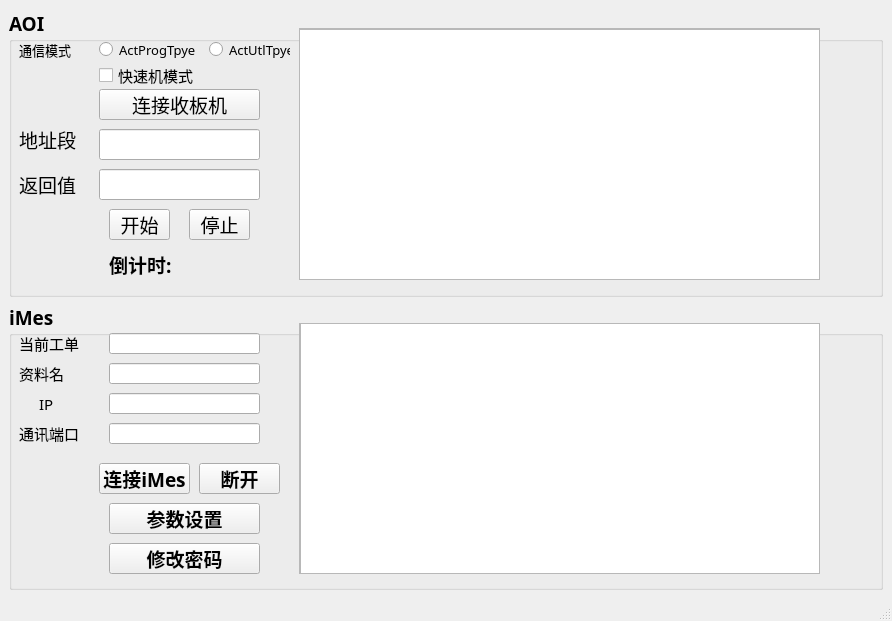
<?xml version="1.0" encoding="UTF-8"?>
<ui version="4.0">
 <class>MainWindow</class>
 <widget class="QMainWindow" name="MainWindow">
  <property name="geometry">
   <rect>
    <x>0</x>
    <y>0</y>
    <width>892</width>
    <height>621</height>
   </rect>
  </property>
  <property name="windowTitle">
   <string>MainWindow</string>
  </property>
  <widget class="QWidget" name="centralwidget">
   <layout class="QGridLayout" name="gridLayout">
    <item row="1" column="0">
     <widget class="QGroupBox" name="groupBox_2">
      <property name="font">
       <font>
        <family>Agency FB</family>
        <pointsize>14</pointsize>
        <weight>75</weight>
        <bold>true</bold>
       </font>
      </property>
      <property name="title">
       <string>iMes</string>
      </property>
      <widget class="QScrollArea" name="scrollArea_2">
       <property name="geometry">
        <rect>
         <x>290</x>
         <y>20</y>
         <width>521</width>
         <height>251</height>
        </rect>
       </property>
       <property name="widgetResizable">
        <bool>true</bool>
       </property>
       <widget class="QWidget" name="scrollAreaWidgetContents_2">
        <property name="geometry">
         <rect>
          <x>0</x>
          <y>0</y>
          <width>519</width>
          <height>249</height>
         </rect>
        </property>
        <widget class="QTextBrowser" name="textBrowser_2">
         <property name="geometry">
          <rect>
           <x>0</x>
           <y>-9</y>
           <width>521</width>
           <height>261</height>
          </rect>
         </property>
        </widget>
       </widget>
      </widget>
      <widget class="QLineEdit" name="lineEdit_3">
       <property name="geometry">
        <rect>
         <x>100</x>
         <y>30</y>
         <width>151</width>
         <height>21</height>
        </rect>
       </property>
       <property name="readOnly">
        <bool>true</bool>
       </property>
      </widget>
      <widget class="QLineEdit" name="lineEdit_4">
       <property name="geometry">
        <rect>
         <x>100</x>
         <y>60</y>
         <width>151</width>
         <height>21</height>
        </rect>
       </property>
      </widget>
      <widget class="QLineEdit" name="lineEdit_5">
       <property name="geometry">
        <rect>
         <x>100</x>
         <y>90</y>
         <width>151</width>
         <height>21</height>
        </rect>
       </property>
      </widget>
      <widget class="QLineEdit" name="lineEdit_6">
       <property name="geometry">
        <rect>
         <x>100</x>
         <y>120</y>
         <width>151</width>
         <height>21</height>
        </rect>
       </property>
      </widget>
      <widget class="QLabel" name="label_4">
       <property name="geometry">
        <rect>
         <x>10</x>
         <y>30</y>
         <width>81</width>
         <height>21</height>
        </rect>
       </property>
       <property name="font">
        <font>
         <family>Agency FB</family>
         <pointsize>11</pointsize>
         <weight>50</weight>
         <bold>false</bold>
        </font>
       </property>
       <property name="text">
        <string>当前工单</string>
       </property>
      </widget>
      <widget class="QLabel" name="label_5">
       <property name="geometry">
        <rect>
         <x>10</x>
         <y>60</y>
         <width>71</width>
         <height>20</height>
        </rect>
       </property>
       <property name="font">
        <font>
         <family>Agency FB</family>
         <pointsize>11</pointsize>
         <weight>50</weight>
         <bold>false</bold>
        </font>
       </property>
       <property name="text">
        <string>资料名</string>
       </property>
      </widget>
      <widget class="QLabel" name="label_6">
       <property name="geometry">
        <rect>
         <x>30</x>
         <y>90</y>
         <width>21</width>
         <height>21</height>
        </rect>
       </property>
       <property name="font">
        <font>
         <family>Agency FB</family>
         <pointsize>11</pointsize>
         <weight>50</weight>
         <bold>false</bold>
        </font>
       </property>
       <property name="text">
        <string>IP</string>
       </property>
      </widget>
      <widget class="QLabel" name="label_7">
       <property name="geometry">
        <rect>
         <x>10</x>
         <y>120</y>
         <width>81</width>
         <height>21</height>
        </rect>
       </property>
       <property name="font">
        <font>
         <family>Agency FB</family>
         <pointsize>11</pointsize>
         <weight>50</weight>
         <bold>false</bold>
        </font>
       </property>
       <property name="text">
        <string>通讯端口</string>
       </property>
      </widget>
      <widget class="QPushButton" name="pushButton_4">
       <property name="geometry">
        <rect>
         <x>90</x>
         <y>160</y>
         <width>91</width>
         <height>31</height>
        </rect>
       </property>
       <property name="text">
        <string>连接iMes</string>
       </property>
      </widget>
      <widget class="QPushButton" name="pushButton_5">
       <property name="geometry">
        <rect>
         <x>190</x>
         <y>160</y>
         <width>81</width>
         <height>31</height>
        </rect>
       </property>
       <property name="text">
        <string>断开</string>
       </property>
      </widget>
      <widget class="QPushButton" name="pushButton_6">
       <property name="geometry">
        <rect>
         <x>100</x>
         <y>200</y>
         <width>151</width>
         <height>31</height>
        </rect>
       </property>
       <property name="text">
        <string>参数设置</string>
       </property>
      </widget>
      <widget class="QPushButton" name="pushButton_Modify_Password">
       <property name="geometry">
        <rect>
         <x>100</x>
         <y>240</y>
         <width>151</width>
         <height>31</height>
        </rect>
       </property>
       <property name="text">
        <string>修改密码</string>
       </property>
      </widget>
     </widget>
    </item>
    <item row="0" column="0">
     <widget class="QGroupBox" name="groupBox">
      <property name="font">
       <font>
        <family>Agency FB</family>
        <pointsize>14</pointsize>
        <weight>75</weight>
        <bold>true</bold>
       </font>
      </property>
      <property name="title">
       <string>AOI</string>
      </property>
      <widget class="QTextBrowser" name="textBrowser">
       <property name="geometry">
        <rect>
         <x>290</x>
         <y>20</y>
         <width>521</width>
         <height>251</height>
        </rect>
       </property>
      </widget>
      <widget class="QRadioButton" name="radioButton">
       <property name="geometry">
        <rect>
         <x>90</x>
         <y>25</y>
         <width>101</width>
         <height>31</height>
        </rect>
       </property>
       <property name="font">
        <font>
         <pointsize>10</pointsize>
         <weight>50</weight>
         <bold>false</bold>
        </font>
       </property>
       <property name="text">
        <string>ActProgTpye</string>
       </property>
      </widget>
      <widget class="QScrollArea" name="scrollArea">
       <property name="geometry">
        <rect>
         <x>290</x>
         <y>19</y>
         <width>521</width>
         <height>251</height>
        </rect>
       </property>
       <property name="widgetResizable">
        <bool>true</bool>
       </property>
       <widget class="QWidget" name="scrollAreaWidgetContents">
        <property name="geometry">
         <rect>
          <x>0</x>
          <y>0</y>
          <width>519</width>
          <height>249</height>
         </rect>
        </property>
       </widget>
      </widget>
      <widget class="QRadioButton" name="radioButton_2">
       <property name="geometry">
        <rect>
         <x>200</x>
         <y>25</y>
         <width>81</width>
         <height>31</height>
        </rect>
       </property>
       <property name="font">
        <font>
         <pointsize>10</pointsize>
         <weight>50</weight>
         <bold>false</bold>
        </font>
       </property>
       <property name="text">
        <string>ActUtlTpye</string>
       </property>
      </widget>
      <widget class="QPushButton" name="pushButton">
       <property name="geometry">
        <rect>
         <x>90</x>
         <y>80</y>
         <width>161</width>
         <height>31</height>
        </rect>
       </property>
       <property name="font">
        <font>
         <family>Agency FB</family>
         <pointsize>14</pointsize>
         <weight>50</weight>
         <bold>false</bold>
        </font>
       </property>
       <property name="text">
        <string>连接收板机</string>
       </property>
      </widget>
      <widget class="QLineEdit" name="lineEdit">
       <property name="geometry">
        <rect>
         <x>90</x>
         <y>120</y>
         <width>161</width>
         <height>31</height>
        </rect>
       </property>
      </widget>
      <widget class="QLineEdit" name="lineEdit_2">
       <property name="geometry">
        <rect>
         <x>90</x>
         <y>160</y>
         <width>161</width>
         <height>31</height>
        </rect>
       </property>
      </widget>
      <widget class="QLabel" name="label">
       <property name="geometry">
        <rect>
         <x>10</x>
         <y>120</y>
         <width>81</width>
         <height>21</height>
        </rect>
       </property>
       <property name="font">
        <font>
         <pointsize>14</pointsize>
         <weight>50</weight>
         <bold>false</bold>
        </font>
       </property>
       <property name="text">
        <string>地址段</string>
       </property>
      </widget>
      <widget class="QLabel" name="label_2">
       <property name="geometry">
        <rect>
         <x>10</x>
         <y>160</y>
         <width>81</width>
         <height>31</height>
        </rect>
       </property>
       <property name="font">
        <font>
         <family>Agency FB</family>
         <pointsize>14</pointsize>
         <weight>50</weight>
         <bold>false</bold>
        </font>
       </property>
       <property name="text">
        <string>返回值</string>
       </property>
      </widget>
      <widget class="QLabel" name="label_3">
       <property name="geometry">
        <rect>
         <x>10</x>
         <y>30</y>
         <width>81</width>
         <height>21</height>
        </rect>
       </property>
       <property name="font">
        <font>
         <pointsize>10</pointsize>
         <weight>50</weight>
         <bold>false</bold>
        </font>
       </property>
       <property name="text">
        <string>通信模式</string>
       </property>
      </widget>
      <widget class="QPushButton" name="pushButton_2">
       <property name="geometry">
        <rect>
         <x>100</x>
         <y>200</y>
         <width>61</width>
         <height>31</height>
        </rect>
       </property>
       <property name="font">
        <font>
         <family>Agency FB</family>
         <pointsize>14</pointsize>
         <weight>50</weight>
         <bold>false</bold>
        </font>
       </property>
       <property name="text">
        <string>开始</string>
       </property>
      </widget>
      <widget class="QPushButton" name="pushButton_3">
       <property name="geometry">
        <rect>
         <x>180</x>
         <y>200</y>
         <width>61</width>
         <height>31</height>
        </rect>
       </property>
       <property name="font">
        <font>
         <family>Agency FB</family>
         <pointsize>14</pointsize>
         <weight>50</weight>
         <bold>false</bold>
        </font>
       </property>
       <property name="text">
        <string>停止</string>
       </property>
      </widget>
      <widget class="QLabel" name="label_8">
       <property name="geometry">
        <rect>
         <x>100</x>
         <y>240</y>
         <width>81</width>
         <height>31</height>
        </rect>
       </property>
       <property name="text">
        <string>倒计时:</string>
       </property>
      </widget>
      <widget class="QLabel" name="label_9">
       <property name="geometry">
        <rect>
         <x>180</x>
         <y>240</y>
         <width>72</width>
         <height>31</height>
        </rect>
       </property>
       <property name="text">
        <string/>
       </property>
      </widget>
      <widget class="QCheckBox" name="checkBox">
       <property name="geometry">
        <rect>
         <x>90</x>
         <y>57</y>
         <width>131</width>
         <height>19</height>
        </rect>
       </property>
       <property name="font">
        <font>
         <pointsize>11</pointsize>
         <weight>50</weight>
         <bold>false</bold>
        </font>
       </property>
       <property name="text">
        <string>快速机模式</string>
       </property>
      </widget>
      <zorder>scrollArea</zorder>
      <zorder>textBrowser</zorder>
      <zorder>radioButton</zorder>
      <zorder>radioButton_2</zorder>
      <zorder>pushButton</zorder>
      <zorder>lineEdit</zorder>
      <zorder>lineEdit_2</zorder>
      <zorder>label</zorder>
      <zorder>label_2</zorder>
      <zorder>label_3</zorder>
      <zorder>pushButton_2</zorder>
      <zorder>pushButton_3</zorder>
      <zorder>label_8</zorder>
      <zorder>label_9</zorder>
      <zorder>checkBox</zorder>
     </widget>
    </item>
   </layout>
  </widget>
  <widget class="QMenuBar" name="menubar">
   <property name="geometry">
    <rect>
     <x>0</x>
     <y>0</y>
     <width>892</width>
     <height>26</height>
    </rect>
   </property>
  </widget>
  <widget class="QStatusBar" name="statusbar"/>
 </widget>
 <resources/>
 <connections/>
</ui>
